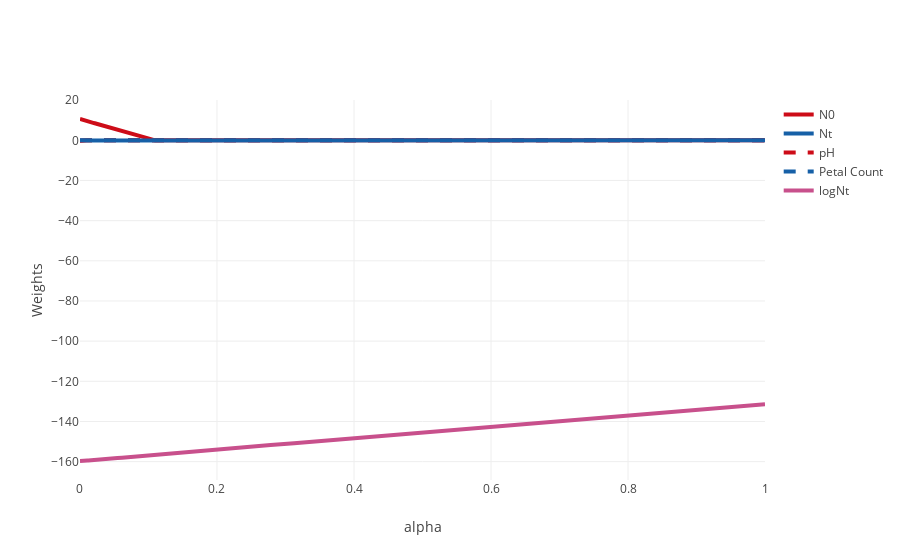

The notebook cell this image was saved under:
### Code cell
trace0 = Scatter(
    x = alphas,
    y = Lasso_df['N0'],
    name = 'N0',
    line = dict(
        color = ('rgb(205, 12, 24)'),
        width = 4)
)
trace1 = Scatter(
    x = alphas,
    y = Lasso_df['Nt'],
    name = 'Nt',
    line = dict(
        color = ('rgb(22, 96, 167)'),
        width = 4,)
)
trace2 = Scatter(
    x = alphas,
    y = Lasso_df['pH'],
    name = 'pH',
    line = dict(
        color = ('rgb(205, 12, 24)'),
        width = 4,
        dash = 'dash') # dash options include 'dash', 'dot', and 'dashdot'
)
trace3 = Scatter(
    x = alphas,
    y = Lasso_df['PetalCount'],
    name = 'Petal Count',
    line = dict(
        color = ('rgb(22, 96, 167)'),
        width = 4,
        dash = 'dash')
)
trace4 = Scatter(
    x = alphas,
    y = Lasso_df['logNt'],
    name = 'logNt',
    line = dict(
        color = ('rgb(200, 80, 140)'),
        width = 4,)
)

data = [trace0, trace1, trace2, trace3, trace4]

# Edit the layout
layout = dict(xaxis = dict(title = 'alpha'),
              yaxis = dict(title = 'Weights'),
              )

fig = dict(data=data, layout=layout)
plot.iplot(fig, filename='LassoRegression.html')
